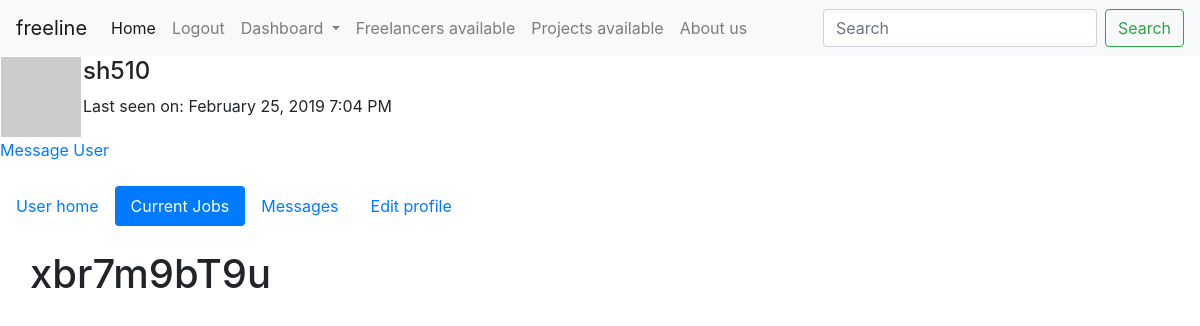
The app's page /freelancer/sh510/current_jobs (signed in) with its own data.
### app/models.py (models this page shows, shortened)
class User(db.Model, UserMixin):
    __searchable__ = ['city', 'hours_a_week', 'occupation']
    id = db.Column(db.Integer, primary_key=True)
    username = db.Column(db.String(64), index=True, unique=True)
    password = db.Column(db.String(64))
    first = db.Column(db.String(64), index=True)
    last = db.Column(db.String(64), index=True)
    registration_date = db.Column(db.DateTime, index=True)
    email = db.Column(db.String(64), index=True)
    hours_a_week = db.Column(db.String(64))
    occupation = db.Column(db.String(64), index=True, default='Developer')
    social_id = db.Column(db.String(64), nullable=True) #nullable?
    about_me = db.Column(db.String(1000))
    avatar_data = db.Column(db.String(400))
    city = db.Column(db.String(100))
    last_seen = db.Column(db.DateTime, default=datetime.utcnow)
    startup = db.relationship('Startup', backref='admin', lazy='dynamic')
    jobs = db.relationship('Job', backref='freelancer', lazy='dynamic')
    resume = db.relationship('PastEmployments', backref='freelancer', lazy='dynamic')
    reviews = db.relationship('Reviews', backref='freelancer', lazy='dynamic')
    messages_sent = db.relationship('Message',
    foreign_keys='Message.sender_id', backref='sender', lazy='dynamic')
    messages_recieved = db.relationship('Message',
    foreign_keys='Message.recipient_id', backref='recipient', lazy='dynamic')
    last_message_read_time = db.Column(db.DateTime)
    roles = db.relationship('Role', secondary='user_roles')
    ranking = db.Column(db.Integer, index=True)
    def avatar(self, size):
        if self.email is not None:
            digest = md5(self.email.lower().encode('utf-8')).hexdigest()
            return 'https://www.gravatar.com/avatar/{}?d=identicon&s={}'.format(
                digest, size)
        else:
            return None
    @login.user_loader
    def load_user(user_id):
        return User.query.get(int(user_id))
    def employer(self):
        return ('Employer' in [role.name for role in self.roles])
    def freelancer(self):
        return ('Freelancer' in [role.name for role in self.roles])
    def admin(self):
        return ('Admin' in [role.name for role in self.roles])
    def info(self):
        if self.employer():
            return '<Employer {0}>'.format(self.username)
        elif self.freelancer():
            return '<Freelancer {0} {1}>'.format(self.first, self.last)
        else:
            return '<ROLE NOT ASSIGNED FOR {0}>'.format(self.username)
    __repr__ = info

class Job(db.Model):
    __searchable__ = ['name', 'equity_job', 'job_description', 'offer_price', 'job_type', 'estimated_developement_time']
    id = db.Column(db.Integer, primary_key=True)
    name = db.Column(db.String(64), index=True)
    job_description = db.Column(db.String(1000))
    offer_price = db.Column(db.Integer, index=True)
    job_type = db.Column(db.String(200), index=True)
    equity_job = db.Column(db.Boolean)
    posted_on = db.Column(db.DateTime)
    estimated_developement_time = db.Column(db.String(40), index=True)
    is_complete = db.Column(db.Boolean)
    startup_id = db.Column(db.Integer, db.ForeignKey('startup.id'))
    user_id = db.Column(db.Integer, db.ForeignKey('user.id'))
    def info(self):
        return '<Job {0}>'.format(self.name)
    __repr__ = info

### app/freelancer/routes.py (the view)
@bp.route('/<username>/current_jobs')
@login_required
def current_jobs(username):
    user = User.query.filter_by(username=username).first_or_404()
    jobs = [job for job in user.jobs]
    return render_template('current_jobs.html', username=username, profile_pic=session.get('profile_pic'),\
    current_jobs_active=True, user=user, avatar_url=session.get('avatar_url'), jobs=jobs)

### app/freelancer/templates/current_jobs.html
{% extends "user.html" %}
{% block usercontent %}
<div class="container">
{% for job in jobs %}
<div class="row">
  <h1>{{ job.name}}
</div>
{% endfor %}
</div>
{% endblock %}

### app/templates/user.html (shortened to what this page needs)
{% extends "base.html" %}
{% block content %}
{% if user.avatar_data %}
<div class="container">
<div class="row"><br></div>
<table>
  <tr valign="top">
    <td><img src="{{ avatar_url }}" width=100 height=100></td>
    <td><h4>{{ user.first }} {{ user.last }}</h4>
      {% if user.about_me %}<p>{{ user.about_me }}</p>{% endif %}
      {% if user.last_seen %}<p>Last seen on: {{ user.last_seen.month }}/{{user.last_seen.day }}/{{user.last_seen.year }}</p>{% endif %}
    </td>
  </tr>
</table>
{% else %}
<table>
  <tr valign="top">
    <td><img src="{{ user.avatar(128) }}"></td>
    <td><h4>{{ user.username }}</h4>
      {% if user.last_seen %}<p>Last seen on: {{ moment(user.last_seen).format('LLL') }} {% endif %}</p>
    </td>
  </tr>
</table>
{% endif %}
{% if current_user == user %}
{% if not profile_pic %}
<a href="{{ url_for('freelancer.upload_profile_pic') }}">Upload a profile pic</a>
{% endif %}
{% else %}
<a href="#">Message User</a>
{% endif %}
<div class="row"><br></div>
<ul class="nav nav-pills">
  <li class="nav item">
    <a class="nav-link {% if home_active %}active{% endif %}" href= "{{ url_for('freelancer.user', username=user.username)}}">User home</a>
  </li>
  <li class="nav item">
    <a class="nav-link {% if current_jobs_active %}active{% endif %}" href= "{{ url_for('freelancer.current_jobs', username=user.username)}}">Current Jobs</a>
  </li>
  <li class="nav item">
    <a class="nav-link {% if messages_active %}active{% endif %}" href="#">Messages </a>
  </li>
  <li class="nav item">
    <a class="nav-link {% if edit_active %}active{% endif %}" href="{{ url_for('freelancer.edit_profile', username=current_user.username) }}">Edit profile</a>
  </li>
</ul>
<br>
{% block usercontent %}
{% endblock %}
{% endblock %}

### records on screen
User: username "sh510", last_seen "February 25, 2019 7:04 PM"
Job: name "xbr7m9bT9u"
